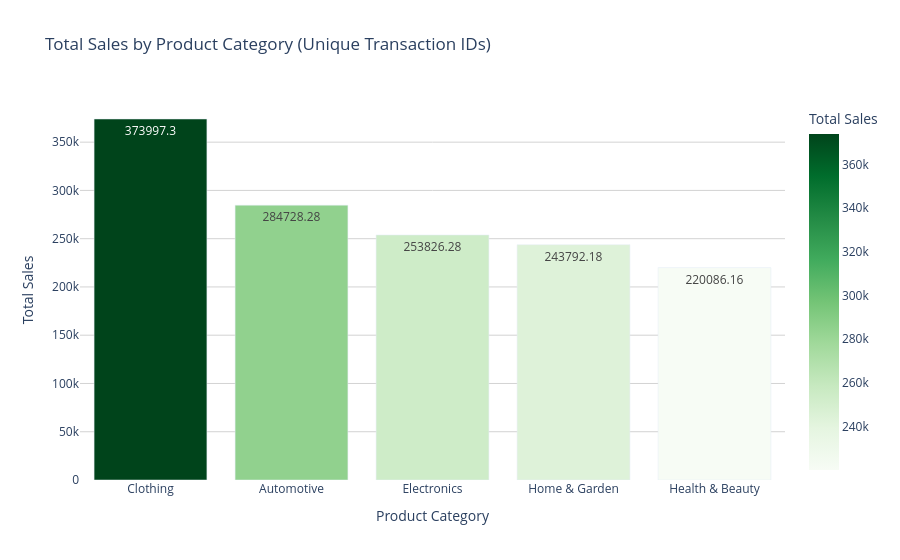

This figure's notebook cell:
### Code cell
# Ensure the 'Amount' column is numeric
final_combined_dataset['Amount'] = pd.to_numeric(final_combined_dataset['Amount'], errors='coerce')

# Group by ProductCategory and TransactionID to calculate the total sales (sum of Amount) for each unique TransactionID
unique_transaction_sales = final_combined_dataset.groupby(['ProductCategory', 'TransactionID']).agg({'Amount': 'sum'}).reset_index()

# Now, group by ProductCategory to get the total sales for each category from unique transactions
product_category_sales = unique_transaction_sales.groupby('ProductCategory').agg({'Amount': 'sum'}).reset_index()

# Sort by Amount in descending order to get the highest sales at the top
product_category_sales = product_category_sales.sort_values('Amount', ascending=False)

# Round the Amount column to two decimal places
product_category_sales['Amount'] = product_category_sales['Amount'].round(2)

# Plotting the bar chart
fig = px.bar(
    product_category_sales,
    x='ProductCategory',
    y='Amount',
    title="Total Sales by Product Category (Unique Transaction IDs)",
    labels={'Amount': 'Total Sales', 'ProductCategory': 'Product Category'},
    color='Amount',  # Color by total sales amount
    color_continuous_scale='Greens',  # Green color scale where darkest = highest sales
    text='Amount',  # Add sales amount as annotations on the bars
)

# Update layout to remove color from tooltip
fig.update_traces(hovertemplate='Product Category: %{x}<br>Sales: %{y:.2f}<extra></extra>')  # Custom hover text

# Update layout
fig.update_layout(
    plot_bgcolor='white',
    xaxis_title="Product Category",
    yaxis_title="Total Sales",
    yaxis=dict(
        showgrid=True,  # Enable horizontal gridlines
        gridcolor='lightgray'  # Set the grid color to light gray
    ),
    showlegend=False,  # Hide the legend for a cleaner look
)

# Show the figure
fig.show()

### Figure 1 — Plotly figure (JSON) as saved in the notebook; plotly's stock layout.template omitted (floating-point values rounded to 4 significant figures)
{"data": [{"alignmentgroup": "True", "hovertemplate": "Product Category: %{x}<br>Sales: %{y:.2f}<extra></extra>", "legendgroup": "", "marker": {"color": [374000.0, 284700.0, 253800.0, 243800.0, 220100.0], "coloraxis": "coloraxis", "pattern": {"shape": ""}}, "name": "", "offsetgroup": "", "orientation": "v", "showlegend": false, "text": [374000.0, 284700.0, 253800.0, 243800.0, 220100.0], "textposition": "auto", "type": "bar", "x": ["Clothing", "Automotive", "Electronics", "Home & Garden", "Health & Beauty"], "xaxis": "x", "y": [374000.0, 284700.0, 253800.0, 243800.0, 220100.0], "yaxis": "y"}], "layout": {"autosize": true, "barmode": "relative", "coloraxis": {"colorbar": {"title": {"text": "Total Sales"}}, "colorscale": [[0, "rgb(247,252,245)"], [0.125, "rgb(229,245,224)"], [0.25, "rgb(199,233,192)"], [0.375, "rgb(161,217,155)"], [0.5, "rgb(116,196,118)"], [0.625, "rgb(65,171,93)"], [0.75, "rgb(35,139,69)"], [0.875, "rgb(0,109,44)"], [1, "rgb(0,68,27)"]]}, "legend": {"tracegroupgap": 0}, "plot_bgcolor": "white", "showlegend": false, "title": {"text": "Total Sales by Product Category (Unique Transaction IDs)"}, "xaxis": {"anchor": "y", "autorange": true, "domain": [0, 1], "range": [-0.5, 4.5], "title": {"text": "Product Category"}, "type": "category"}, "yaxis": {"anchor": "x", "autorange": true, "domain": [0, 1], "gridcolor": "lightgray", "range": [0, 393700.0], "showgrid": true, "title": {"text": "Total Sales"}, "type": "linear"}}}
